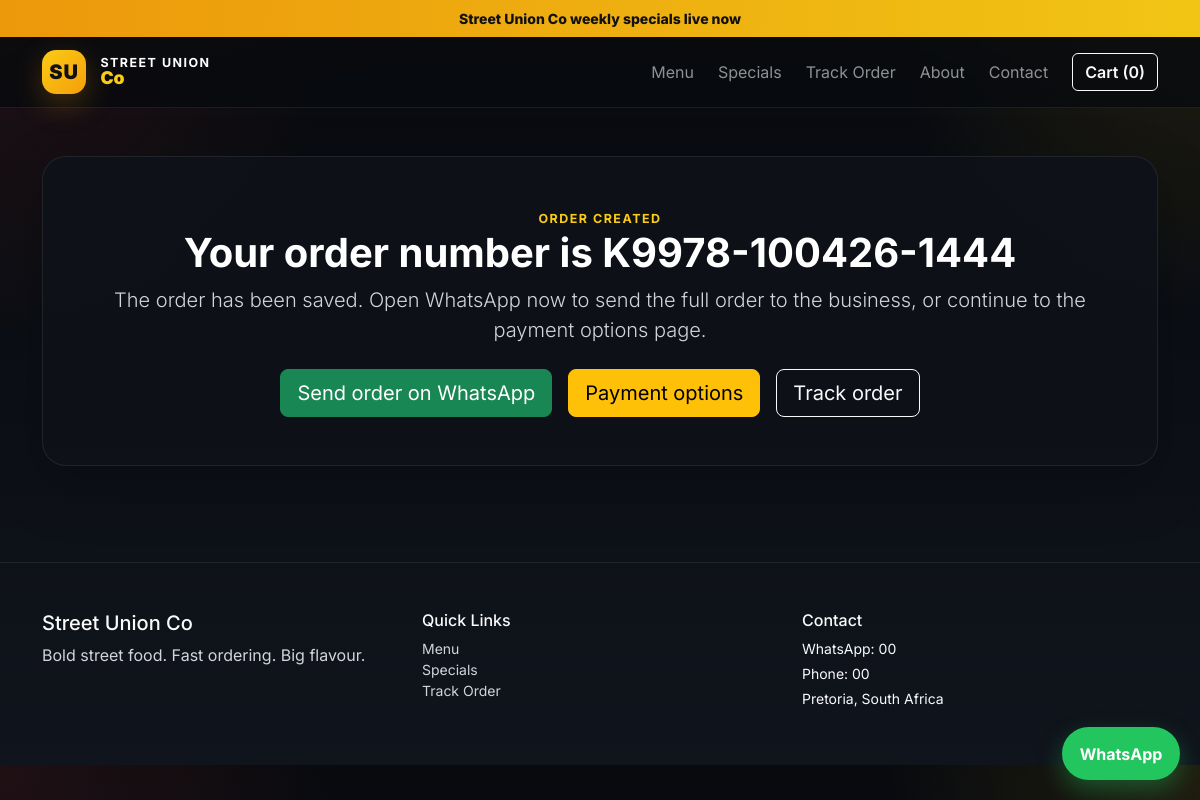
Page /order/success/K9978-100426-1444/ on the committed database.
### orders/models.py (models this page shows, shortened)
class TimeStampedModel(models.Model):
    created_at = models.DateTimeField(auto_now_add=True)
    updated_at = models.DateTimeField(auto_now=True)
    class Meta:
        abstract = True

class SiteSetting(TimeStampedModel):
    business_name = models.CharField(max_length=150, default='Street Union Co')
    tagline = models.CharField(max_length=220, blank=True)
    whatsapp_number = models.CharField(max_length=20, blank=True)
    support_email = models.EmailField(blank=True)
    phone_number = models.CharField(max_length=20, blank=True)
    address = models.TextField(blank=True)
    delivery_note = models.CharField(max_length=220, blank=True)
    promo_text = models.CharField(max_length=220, blank=True)

class Order(TimeStampedModel):
    STATUS_CHOICES = [
        ('received', 'Received'),
        ('preparing', 'Preparing'),
        ('ready', 'Ready'),
        ('out-for-delivery', 'Out for Delivery'),
        ('completed', 'Completed'),
        ('cancelled', 'Cancelled'),
    ]
    TYPE_CHOICES = [('collection', 'Collection'), ('delivery', 'Delivery')]
    customer = models.ForeignKey(Customer, on_delete=models.CASCADE, related_name='orders')
    order_number = models.CharField(max_length=40, unique=True)
    order_type = models.CharField(max_length=20, choices=TYPE_CHOICES, default='collection')
    delivery_zone = models.ForeignKey(
        DeliveryZone, on_delete=models.SET_NULL, null=True, blank=True, related_name='orders'
    )
    delivery_address = models.TextField(blank=True)
    note = models.TextField(blank=True)
    subtotal = models.DecimalField(max_digits=10, decimal_places=2, default=0)
    delivery_fee = models.DecimalField(max_digits=10, decimal_places=2, default=0)
    total = models.DecimalField(max_digits=10, decimal_places=2, default=0)
    status = models.CharField(max_length=30, choices=STATUS_CHOICES, default='received')
    class Meta:
        ordering = ['-created_at']

### orders/views.py (the view)
# urls.py: path('order/success/<str:order_number>/', views.order_success, name='order_success'),
def order_success(request: HttpRequest, order_number: str) -> HttpResponse:
    order = get_object_or_404(Order.objects.select_related('customer'), order_number=order_number)
    whatsapp_url = request.session.get('last_whatsapp_url', '')
    payment_links = build_payment_links(order.order_number, order.total)
    return render(request, 'orders/order_success.html', {
        'order': order,
        'whatsapp_url': whatsapp_url,
        'payment_links': payment_links,
    })

### orders/utils.py (called while the page is built)
def build_payment_links(order_number: str, total: Decimal) -> dict:
    amount = f"{Decimal(total):.2f}"
    payfast_base = getattr(settings, 'PAYFAST_URL', '').strip()
    payshap_handle = getattr(settings, 'PAYSHAP_HANDLE', '').strip()
    payfast_link = ''
    if payfast_base:
        separator = '&' if '?' in payfast_base else '?'
        payfast_link = f"{payfast_base}{separator}reference={quote(order_number)}&amount={quote(amount)}"
    payshap_message = f"Street Union Co order {order_number} payment reference. Amount: R{amount}"
    payshap_link = ''
    if payshap_handle:
        payshap_link = build_whatsapp_url(payshap_handle, payshap_message)
    return {
        'payfast_link': payfast_link,
        'payshap_link': payshap_link,
        'amount': amount,
    }

### orders/templates/orders/order_success.html (shortened to what this page needs)
{% extends 'orders/base.html' %}
{% block content %}
<section class="py-5">
    <div class="container">
        <div class="success-panel mx-auto text-center p-5">
            <span class="section-kicker">Order created</span>
            <h1 class="fw-bold">Your order number is {{ order.order_number }}</h1>
            <p class="lead text-light-emphasis">The order has been saved. Open WhatsApp now to send the full order to the business, or continue to the payment options page.</p>
            <div class="d-flex flex-wrap justify-content-center gap-3 mt-4">
                <a href="{{ whatsapp_url }}" class="btn btn-success btn-lg" target="_blank" rel="noopener">Send order on WhatsApp</a>
                <a href="{% url 'orders:payment_options' order.order_number %}" class="btn btn-warning btn-lg">Payment options</a>
                <a href="{% url 'orders:track_order' %}?order_number={{ order.order_number }}" class="btn btn-outline-light btn-lg">Track order</a>
            </div>
        </div>
    </div>
</section>
{% endblock %}

### orders/templates/orders/base.html (shortened to what this page needs)
{% load static %}
<!doctype html>
<html lang="en">
<head>
    <link href="https://cdn.jsdelivr.net/npm/bootstrap@5.3.3/dist/css/bootstrap.min.css" rel="stylesheet">
    <link href="{% static 'css/styles.css' %}" rel="stylesheet">
</head>
<body>
    <div class="promo-bar text-center py-2 small">
        {{ site_settings.promo_text|default:'Street Union Co specials are live this week' }}
    </div>
    <nav class="navbar navbar-expand-lg navbar-dark sticky-top glass-nav">
        <div class="container">
            <a class="navbar-brand fw-bold brand-lockup" href="{% url 'orders:home' %}">
                <span class="brand-mark">SU</span>
                <span>
                    <small>Street Union</small>
                    <strong>Co</strong>
                </span>
            </a>
            <div class="collapse navbar-collapse">
                <ul class="navbar-nav ms-auto mb-2 mb-lg-0 align-items-lg-center gap-lg-2">
                    <li class="nav-item"><a class="nav-link" href="{% url 'orders:menu' %}">Menu</a></li>
                    <li class="nav-item"><a class="nav-link" href="{% url 'orders:specials' %}">Specials</a></li>
                    <li class="nav-item"><a class="nav-link" href="{% url 'orders:track_order' %}">Track Order</a></li>
                    <li class="nav-item"><a class="nav-link" href="{% url 'orders:about' %}">About</a></li>
                    <li class="nav-item"><a class="nav-link" href="{% url 'orders:contact' %}">Contact</a></li>
                    <li class="nav-item ms-lg-2">
                        <button class="btn btn-outline-light fw-semibold" type="button" data-bs-toggle="offcanvas" data-bs-target="#cartDrawer">
                            Cart ({{ cart_count|default:0 }})
                        </button>
                    </li>
                </ul>
            </div>
        </div>
    </nav>
    <main>
        {% block content %}{% endblock %}
    </main>
    <a class="whatsapp-float" target="_blank" rel="noopener" href="https://wa.me/{{ whatsapp_number }}">WhatsApp</a>
    <footer class="site-footer mt-5 py-5">
        <div class="container">
            <div class="row g-4">
                <div class="col-md-4">
                    <h5>{{ business_name }}</h5>
                    <p class="text-light-emphasis">{{ site_settings.tagline|default:'Fast flavour. Strong branding. Clean ordering.' }}</p>
                </div>
                <div class="col-md-4">
                    <h6>Quick Links</h6>
                    <ul class="list-unstyled small">
                        <li><a href="{% url 'orders:menu' %}">Menu</a></li>
                        <li><a href="{% url 'orders:specials' %}">Specials</a></li>
                        <li><a href="{% url 'orders:track_order' %}">Track Order</a></li>
                    </ul>
                </div>
                <div class="col-md-4">
                    <h6>Contact</h6>
                    <p class="small mb-1">WhatsApp: {{ site_settings.whatsapp_number|default:whatsapp_number }}</p>
                    <p class="small mb-1">Phone: {{ site_settings.phone_number|default:'067 000 0000' }}</p>
                    <p class="small mb-0">{{ site_settings.address|default:'Pretoria, South Africa' }}</p>
                </div>
            </div>
        </div>
    </footer>
</body>
</html>

### static/css/styles.css (style rules this page uses)
:root { --bg: #0b0d12; --panel: rgba(15, 18, 24, 0.92); --panel-2: rgba(22, 26, 34, 0.95); --panel-border: rgba(255, 255, 255, 0.08); --text: #f8fafc; --muted: #d1d5db; --accent: #facc15; --accent-strong: #f59e0b; --success: #22c55e; }
* { box-sizing: border-box; }
body { font-family: 'Inter', sans-serif; background: radial-gradient(circle at top right, rgba(250, 204, 21, 0.10), transparent 22%), radial-gradient(circle at top left, rgba(239, 68, 68, 0.10), transparent 24%), linear-gradient(180deg, #080a0e 0%, #10141c 100%); color: var(--text); }
a { color: inherit; text-decoration: none; }
.promo-bar { background: linear-gradient(90deg, rgba(245, 158, 11, 0.96), rgba(250, 204, 21, 0.96)); color: #111111; font-weight: 800; }
.glass-nav { backdrop-filter: blur(18px); background: rgba(8, 10, 14, 0.80); border-bottom: 1px solid var(--panel-border); }
.brand-lockup { display: inline-flex; align-items: center; gap: 0.9rem; }
.brand-mark { width: 44px; height: 44px; display: inline-flex; align-items: center; justify-content: center; border-radius: 14px; background: linear-gradient(135deg, var(--accent), var(--accent-strong)); color: #111111; font-weight: 900; letter-spacing: 0.04em; box-shadow: 0 10px 30px rgba(245, 158, 11, 0.25); }
.brand-lockup small, .brand-lockup strong { display: block; line-height: 1; }
.brand-lockup small { color: #ffffff; font-size: 0.78rem; text-transform: uppercase; letter-spacing: 0.12em; }
.brand-lockup strong { color: var(--accent); font-size: 1.1rem; }
.hero-panel, .panel, .success-panel, .special-card, .food-card, .empty-panel, .cart-drawer { background: var(--panel); border: 1px solid var(--panel-border); box-shadow: 0 20px 60px rgba(0, 0, 0, 0.24); border-radius: 1.5rem; }
.section-kicker { text-transform: uppercase; letter-spacing: 0.12em; color: var(--accent); font-size: 0.78rem; font-weight: 700; }
.whatsapp-float { position: fixed; right: 20px; bottom: 20px; background: #22c55e; color: white; padding: 0.9rem 1.1rem; border-radius: 999px; font-weight: 700; box-shadow: 0 10px 25px rgba(34,197,94,0.35); z-index: 1040; }
.site-footer { border-top: 1px solid var(--panel-border); color: var(--text); }
.site-footer a { color: var(--muted); }
.text-light-emphasis, .text-body-secondary, .text-muted { color: #d1d5db !important; }
.food-card h5, .food-card p, .hero-panel h3, .hero-panel p, .special-card h4, .special-card p, .empty-panel, .panel, .success-panel, .mini-panel, .stat-card, .category-pill, .drawer-item, .drawer-total, .cart-drawer { color: #ffffff; }

### rows in the picture
SiteSetting: promo_text "Street Union Co weekly specials live now", business_name "Street Union Co", tagline "Bold street food. Fast ordering. Big flavour.", whatsapp_number "00", phone_number "00", address "Pretoria, South Africa"
Order: order_number "K9978-100426-1444"

### other values in the picture
{{ cart_count|default:0 }} "0"
